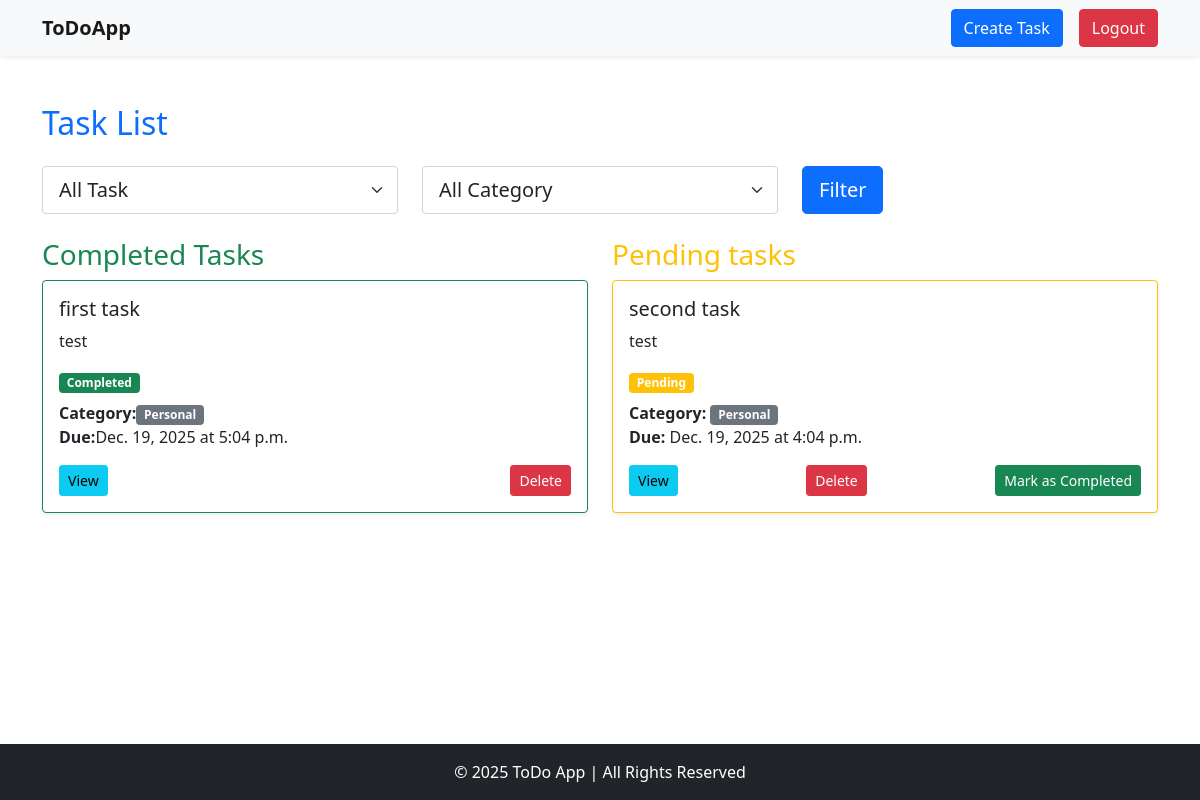
The app's page / (signed in) with its own data.
### task/models.py (models this page shows, shortened)
class Task(models.Model):
    STATUS=[
        ('pending','Pending'),
        ('completed','Completed'),
    ]
    CATEGORY=[
        ('work','Work'),
        ('personal','Personal'),
        ('other','Other'),
    ]
    title=models.CharField(max_length=100)
    description=models.TextField()
    due_date=models.DateField()
    due_time=models.TimeField()
    status=models.CharField(max_length=10,choices=STATUS, default='pending')
    category=models.CharField(max_length=10,choices=CATEGORY)
    is_completed=models.BooleanField(default=False) # task is pending
    user=models.ForeignKey(User,on_delete=models.CASCADE)

### task/views.py (the view)
# urls.py: path('',views.task_list,name='task_list'),
@login_required
def task_list(request):
    status_filter=request.GET.get('status','all')
    category_filter=request.GET.get('category','all')
    tasks=Task.objects.filter(user=request.user)
    if status_filter !='all':
        tasks=tasks.filter(is_completed= (status_filter=='completed'))
    if category_filter !='all':
        tasks=tasks.filter(category=category_filter)
    completed_tasks=tasks.filter(is_completed=True)
    pending_tasks=tasks.filter(is_completed=False)
    return render(request,'task_list.html', {
        'completed_tasks':completed_tasks,
        'pending_tasks':pending_tasks,
        'status_filter':status_filter,
        'category_filter':category_filter
    })

### task/templates/task_list.html (shortened to what this page needs)
{% extends 'base.html' %}
{% block content %}
<h2 class="mb-4 text-primary">Task List</h2>
<form method="get" class="mb-4">
    <div class="row">
        <div class="col-md-4">
            <select name="status" class="form-select form-select-lg">
                <option value="all" {% if status_filter == 'all' %}selected{% endif %}>All Task</option>
            </select>
        </div>
        <div class="col-md-4">
            <select name="category" class="form-select form-select-lg">
                <option value="all" {% if status_filter == 'all' %}selected{% endif %}>All Category</option>
            </select>
        </div>
        <div class="col-md-4">
            <button type="submit" class="btn btn-primary btn-lg">Filter</button>
        </div>
    </div>
</form>
    <div class="row">
    <div class="col-md-6">
    <h3 class="text-success">Completed Tasks</h3>
    <div class="card-columns">
    {% for task in completed_tasks %}
        <div class="card mb-4 shadow-sm border-success">
            <div class="card-body">
                <h5 class="card-title">{{ task.title }}</h5>
                <p class="card-text">{{ task.description|truncatewords:15 }}</p>
                <span class="badge bg-success mb-2">Completed</span>
                <p class="card-text">
                    <strong>Category:</strong><span class="badge bg-secondary">{{ task.get_category_display }}</span><br>
                    <strong>Due:</strong>{{ task.due_date }} at {{ task.due_time }}
                </p>
                <div class="d-flex justify-content-between">
                    <a href="{% url 'task_detail' task.id %}" class="btn btn-info btn-sm">View</a>
                    <a href="{% url 'task_delete' task.id %}" class="btn btn-danger btn-sm">Delete</a>
                </div>
            </div>
        </div>
    {% endfor %}
    </div>
    </div>
    <div class="col-md-6">
    <h3 class="text-warning">Pending tasks</h3>
    <div class="card-columns">
    {% for task in pending_tasks %}
        <div class="card mb-4 shadow-sm border-warning">
            <div class="card-body">
                <h5 class="card-title">{{ task.title }}</h5>
                <p class="card-text">{{ task.description|truncatewords:15 }}</p>
                <span class="badge bg-warning mb-2">Pending</span>
                <p class="card-text">
                    <strong>Category:</strong> <span class="badge bg-secondary">{{ task.get_category_display }}</span><br>
                    <strong>Due:</strong> {{ task.due_date }} at {{ task.due_time }}
                </p>
                <div class="d-flex justify-content-between">
                    <a href="{% url 'task_detail' task.id %}" class="btn btn-info btn-sm">View</a>
                    <a href="{% url 'task_delete' task.id %}" class="btn btn-danger btn-sm">Delete</a>
                    <a href="{% url 'task_mark_completed' task.id %}" class="btn btn-success btn-sm">Mark as Completed</a>
                </div>
            </div>
        </div>
    {% endfor %}
    </div>
    </div>
    </div>
{% endblock content %}

### records on screen
Task: title "first task", description "test", category "Personal", due_date "Dec. 19, 2025", due_time "5:04 p.m."
Task: title "second task", description "test", category "Personal", due_date "Dec. 19, 2025", due_time "4:04 p.m."
